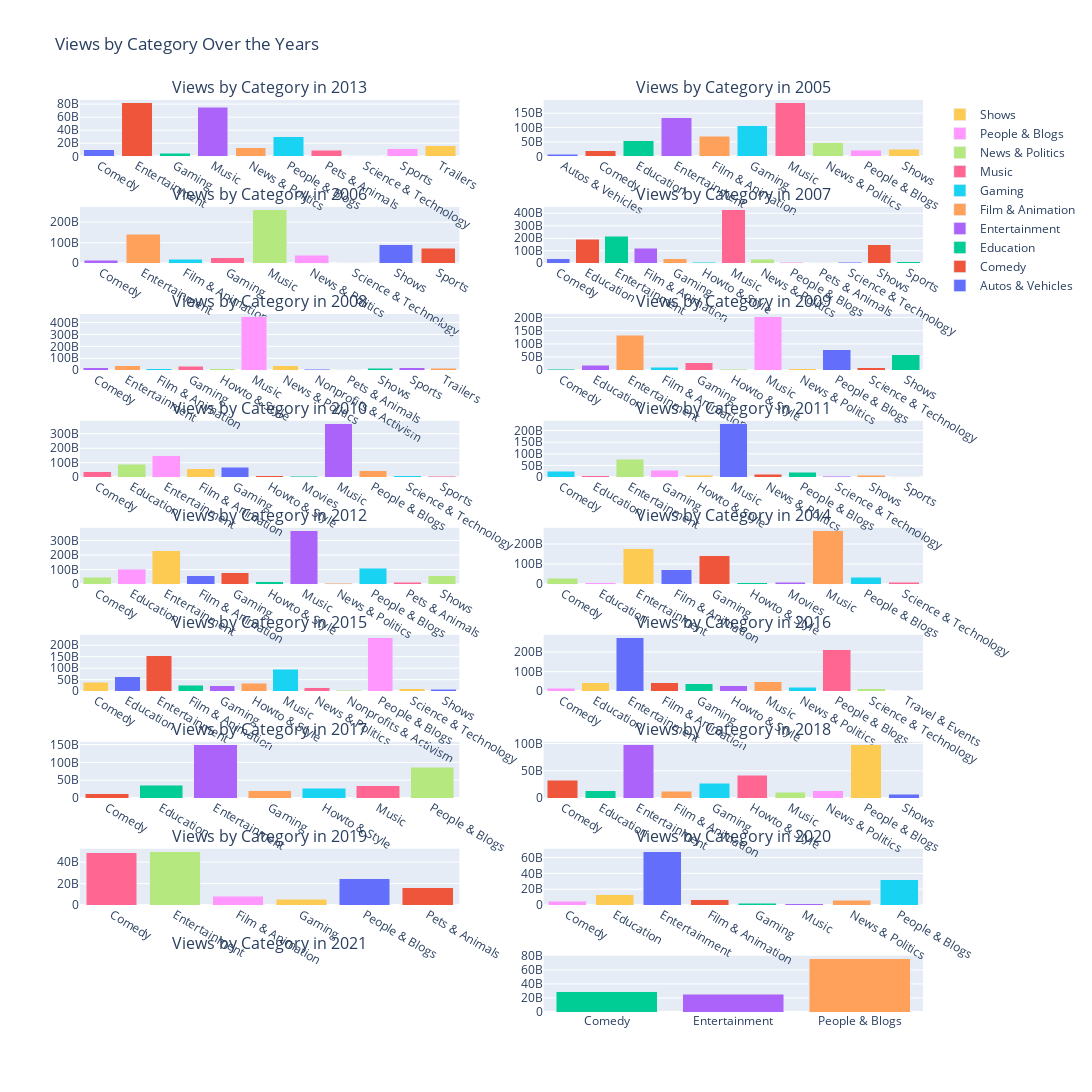

Notebook cell for this chart:
### Code cell
#Category Over the years

def plot_views_by_category(df):
    # Group by 'Category' and 'Started', then calculate the sum of 'Video Views'
    df_grouped = df.groupby(['Category', 'Started'])['Video Views'].sum().reset_index()

    # Get unique years and categories
    years = df_grouped['Started'].unique()
    categories = df_grouped['Category'].unique()

    # Create subplots: 2 columns, as many rows as needed
    fig = sp.make_subplots(rows=len(years)//2 + len(years)%2, cols=2, subplot_titles=[f'Views by Category in {year}' for year in years])

    # Create a separate bar plot for each year
    for i, year in enumerate(years, start=1):
        df_year = df_grouped[df_grouped['Started'] == year]
        for category in categories:
            if category in df_year['Category'].values:
                fig.add_trace(go.Bar(x=[category], y=df_year[df_year['Category'] == category]['Video Views'], name=category, showlegend=(i==1)), row=(i+1)//2, col=i%2+1)

    fig.update_layout(barmode='stack', title_text='Views by Category Over the Years', height=2800, width=1200)
    fig.show()

# Call the function with your DataFrame
plot_views_by_category(df)

### Figure 1 — Plotly figure (JSON) as saved in the notebook; plotly's stock layout.template omitted (floating-point values rounded to 4 significant figures)
{"data": [{"name": "Autos & Vehicles", "showlegend": true, "type": "bar", "x": ["Autos & Vehicles"], "xaxis": "x2", "y": [7666147546], "yaxis": "y2"}, {"name": "Comedy", "showlegend": true, "type": "bar", "x": ["Comedy"], "xaxis": "x2", "y": [18859442098], "yaxis": "y2"}, {"name": "Education", "showlegend": true, "type": "bar", "x": ["Education"], "xaxis": "x2", "y": [54367139612], "yaxis": "y2"}, {"name": "Entertainment", "showlegend": true, "type": "bar", "x": ["Entertainment"], "xaxis": "x2", "y": [134485017279], "yaxis": "y2"}, {"name": "Film & Animation", "showlegend": true, "type": "bar", "x": ["Film & Animation"], "xaxis": "x2", "y": [70663857207], "yaxis": "y2"}, {"name": "Gaming", "showlegend": true, "type": "bar", "x": ["Gaming"], "xaxis": "x2", "y": [106868860544], "yaxis": "y2"}, {"name": "Music", "showlegend": true, "type": "bar", "x": ["Music"], "xaxis": "x2", "y": [186258504103], "yaxis": "y2"}, {"name": "News & Politics", "showlegend": true, "type": "bar", "x": ["News & Politics"], "xaxis": "x2", "y": [47287513931], "yaxis": "y2"}, {"name": "People & Blogs", "showlegend": true, "type": "bar", "x": ["People & Blogs"], "xaxis": "x2", "y": [20301747633], "yaxis": "y2"}, {"name": "Shows", "showlegend": true, "type": "bar", "x": ["Shows"], "xaxis": "x2", "y": [24877253618], "yaxis": "y2"}, {"name": "Comedy", "showlegend": false, "type": "bar", "x": ["Comedy"], "xaxis": "x", "y": [10274551358], "yaxis": "y"}, {"name": "Entertainment", "showlegend": false, "type": "bar", "x": ["Entertainment"], "xaxis": "x", "y": [81997060849], "yaxis": "y"}, {"name": "Gaming", "showlegend": false, "type": "bar", "x": ["Gaming"], "xaxis": "x", "y": [4489317917], "yaxis": "y"}, {"name": "Music", "showlegend": false, "type": "bar", "x": ["Music"], "xaxis": "x", "y": [75196777210], "yaxis": "y"}, {"name": "News & Politics", "showlegend": false, "type": "bar", "x": ["News & Politics"], "xaxis": "x", "y": [13163310550], "yaxis": "y"}, {"name": "People & Blogs", "showlegend": false, "type": "bar", "x": ["People & Blogs"], "xaxis": "x", "y": [29727102158], "yaxis": "y"}, {"name": "Pets & Animals", "showlegend": false, "type": "bar", "x": ["Pets & Animals"], "xaxis": "x", "y": [9296738948], "yaxis": "y"}, {"name": "Science & Technology", "showlegend": false, "type": "bar", "x": ["Science & Technology"], "xaxis": "x", "y": [942922750], "yaxis": "y"}, {"name": "Sports", "showlegend": false, "type": "bar", "x": ["Sports"], "xaxis": "x", "y": [11509656903], "yaxis": "y"}, {"name": "Trailers", "showlegend": false, "type": "bar", "x": ["Trailers"], "xaxis": "x", "y": [16198667693], "yaxis": "y"}, {"name": "Comedy", "showlegend": false, "type": "bar", "x": ["Comedy"], "xaxis": "x4", "y": [36642991685], "yaxis": "y4"}, {"name": "Education", "showlegend": false, "type": "bar", "x": ["Education"], "xaxis": "x4", "y": [191756841121], "yaxis": "y4"}, {"name": "Entertainment", "showlegend": false, "type": "bar", "x": ["Entertainment"], "xaxis": "x4", "y": [214898528645], "yaxis": "y4"}, {"name": "Film & Animation", "showlegend": false, "type": "bar", "x": ["Film & Animation"], "xaxis": "x4", "y": [120759629244], "yaxis": "y4"}, {"name": "Gaming", "showlegend": false, "type": "bar", "x": ["Gaming"], "xaxis": "x4", "y": [36067572653], "yaxis": "y4"}, {"name": "Howto & Style", "showlegend": false, "type": "bar", "x": ["Howto & Style"], "xaxis": "x4", "y": [8521625672], "yaxis": "y4"}, {"name": "Music", "showlegend": false, "type": "bar", "x": ["Music"], "xaxis": "x4", "y": [428179704608], "yaxis": "y4"}, {"name": "News & Politics", "showlegend": false, "type": "bar", "x": ["News & Politics"], "xaxis": "x4", "y": [31243025280], "yaxis": "y4"}, {"name": "People & Blogs", "showlegend": false, "type": "bar", "x": ["People & Blogs"], "xaxis": "x4", "y": [9033617609], "yaxis": "y4"}, {"name": "Pets & Animals", "showlegend": false, "type": "bar", "x": ["Pets & Animals"], "xaxis": "x4", "y": [5050463518], "yaxis": "y4"}, {"name": "Science & Technology", "showlegend": false, "type": "bar", "x": ["Science & Technology"], "xaxis": "x4", "y": [6838089778], "yaxis": "y4"}, {"name": "Shows", "showlegend": false, "type": "bar", "x": ["Shows"], "xaxis": "x4", "y": [148047499269], "yaxis": "y4"}, {"name": "Sports", "showlegend": false, "type": "bar", "x": ["Sports"], "xaxis": "x4", "y": [13481989718], "yaxis": "y4"}, {"name": "Comedy", "showlegend": false, "type": "bar", "x": ["Comedy"], "xaxis": "x3", "y": [14734031860], "yaxis": "y3"}, {"name": "Entertainment", "showlegend": false, "type": "bar", "x": ["Entertainment"], "xaxis": "x3", "y": [140642878415], "yaxis": "y3"}, {"name": "Film & Animation", "showlegend": false, "type": "bar", "x": ["Film & Animation"], "xaxis": "x3", "y": [19854373339], "yaxis": "y3"}, {"name": "Gaming", "showlegend": false, "type": "bar", "x": ["Gaming"], "xaxis": "x3", "y": [26849106682], "yaxis": "y3"}, {"name": "Music", "showlegend": false, "type": "bar", "x": ["Music"], "xaxis": "x3", "y": [259834025305], "yaxis": "y3"}, {"name": "News & Politics", "showlegend": false, "type": "bar", "x": ["News & Politics"], "xaxis": "x3", "y": [39353595168], "yaxis": "y3"}, {"name": "Science & Technology", "showlegend": false, "type": "bar", "x": ["Science & Technology"], "xaxis": "x3", "y": [2527403149], "yaxis": "y3"}, {"name": "Shows", "showlegend": false, "type": "bar", "x": ["Shows"], "xaxis": "x3", "y": [91117292875], "yaxis": "y3"}, {"name": "Sports", "showlegend": false, "type": "bar", "x": ["Sports"], "xaxis": "x3", "y": [73577695222], "yaxis": "y3"}, {"name": "Comedy", "showlegend": false, "type": "bar", "x": ["Comedy"], "xaxis": "x6", "y": [3455406720], "yaxis": "y6"}, {"name": "Education", "showlegend": false, "type": "bar", "x": ["Education"], "xaxis": "x6", "y": [19319626738], "yaxis": "y6"}, {"name": "Entertainment", "showlegend": false, "type": "bar", "x": ["Entertainment"], "xaxis": "x6", "y": [133520299707], "yaxis": "y6"}, {"name": "Film & Animation", "showlegend": false, "type": "bar", "x": ["Film & Animation"], "xaxis": "x6", "y": [12212768270], "yaxis": "y6"}, {"name": "Gaming", "showlegend": false, "type": "bar", "x": ["Gaming"], "xaxis": "x6", "y": [29282544205], "yaxis": "y6"}, {"name": "Howto & Style", "showlegend": false, "type": "bar", "x": ["Howto & Style"], "xaxis": "x6", "y": [3042860405], "yaxis": "y6"}, {"name": "Music", "showlegend": false, "type": "bar", "x": ["Music"], "xaxis": "x6", "y": [202943080970], "yaxis": "y6"}, {"name": "News & Politics", "showlegend": false, "type": "bar", "x": ["News & Politics"], "xaxis": "x6", "y": [6251404518], "yaxis": "y6"}, {"name": "People & Blogs", "showlegend": false, "type": "bar", "x": ["People & Blogs"], "xaxis": "x6", "y": [76747495622], "yaxis": "y6"}, {"name": "Science & Technology", "showlegend": false, "type": "bar", "x": ["Science & Technology"], "xaxis": "x6", "y": [9887503937], "yaxis": "y6"}, {"name": "Shows", "showlegend": false, "type": "bar", "x": ["Shows"], "xaxis": "x6", "y": [57825649653], "yaxis": "y6"}, {"name": "Comedy", "showlegend": false, "type": "bar", "x": ["Comedy"], "xaxis": "x5", "y": [21205970232], "yaxis": "y5"}, {"name": "Entertainment", "showlegend": false, "type": "bar", "x": ["Entertainment"], "xaxis": "x5", "y": [35886624258], "yaxis": "y5"}, {"name": "Film & Animation", "showlegend": false, "type": "bar", "x": ["Film & Animation"], "xaxis": "x5", "y": [10577648135], "yaxis": "y5"}, {"name": "Gaming", "showlegend": false, "type": "bar", "x": ["Gaming"], "xaxis": "x5", "y": [34857524906], "yaxis": "y5"}, {"name": "Howto & Style", "showlegend": false, "type": "bar", "x": ["Howto & Style"], "xaxis": "x5", "y": [10999656947], "yaxis": "y5"}, {"name": "Music", "showlegend": false, "type": "bar", "x": ["Music"], "xaxis": "x5", "y": [448198100511], "yaxis": "y5"}, {"name": "News & Politics", "showlegend": false, "type": "bar", "x": ["News & Politics"], "xaxis": "x5", "y": [39006750390], "yaxis": "y5"}, {"name": "Nonprofits & Activism", "showlegend": false, "type": "bar", "x": ["Nonprofits & Activism"], "xaxis": "x5", "y": [7025367828], "yaxis": "y5"}, {"name": "Pets & Animals", "showlegend": false, "type": "bar", "x": ["Pets & Animals"], "xaxis": "x5", "y": [4212409776], "yaxis": "y5"}, {"name": "Shows", "showlegend": false, "type": "bar", "x": ["Shows"], "xaxis": "x5", "y": [15855344146], "yaxis": "y5"}, {"name": "Sports", "showlegend": false, "type": "bar", "x": ["Sports"], "xaxis": "x5", "y": [22333090767], "yaxis": "y5"}, {"name": "Trailers", "showlegend": false, "type": "bar", "x": ["Trailers"], "xaxis": "x5", "y": [16071519784], "yaxis": "y5"}, {"name": "Comedy", "showlegend": false, "type": "bar", "x": ["Comedy"], "xaxis": "x8", "y": [24862596285], "yaxis": "y8"}, {"name": "Education", "showlegend": false, "type": "bar", "x": ["Education"], "xaxis": "x8", "y": [5320463476], "yaxis": "y8"}, {"name": "Entertainment", "showlegend": false, "type": "bar", "x": ["Entertainment"], "xaxis": "x8", "y": [77582258720], "yaxis": "y8"}, {"name": "Gaming", "showlegend": false, "type": "bar", "x": ["Gaming"], "xaxis": "x8", "y": [28851883250], "yaxis": "y8"}, {"name": "Howto & Style", "showlegend": false, "type": "bar", "x": ["Howto & Style"], "xaxis": "x8", "y": [8933681887], "yaxis": "y8"}, {"name": "Music", "showlegend": false, "type": "bar", "x": ["Music"], "xaxis": "x8", "y": [229211712087], "yaxis": "y8"}, {"name": "News & Politics", "showlegend": false, "type": "bar", "x": ["News & Politics"], "xaxis": "x8", "y": [13366977081], "yaxis": "y8"}, {"name": "People & Blogs", "showlegend": false, "type": "bar", "x": ["People & Blogs"], "xaxis": "x8", "y": [20080280230], "yaxis": "y8"}, {"name": "Science & Technology", "showlegend": false, "type": "bar", "x": ["Science & Technology"], "xaxis": "x8", "y": [4413653121], "yaxis": "y8"}, {"name": "Shows", "showlegend": false, "type": "bar", "x": ["Shows"], "xaxis": "x8", "y": [8058549344], "yaxis": "y8"}, {"name": "Sports", "showlegend": false, "type": "bar", "x": ["Sports"], "xaxis": "x8", "y": [2430526081], "yaxis": "y8"}, {"name": "Comedy", "showlegend": false, "type": "bar", "x": ["Comedy"], "xaxis": "x7", "y": [36202953338], "yaxis": "y7"}, {"name": "Education", "showlegend": false, "type": "bar", "x": ["Education"], "xaxis": "x7", "y": [87916829833], "yaxis": "y7"}, {"name": "Entertainment", "showlegend": false, "type": "bar", "x": ["Entertainment"], "xaxis": "x7", "y": [148459036660], "yaxis": "y7"}, {"name": "Film & Animation", "showlegend": false, "type": "bar", "x": ["Film & Animation"], "xaxis": "x7", "y": [56876238791], "yaxis": "y7"}, {"name": "Gaming", "showlegend": false, "type": "bar", "x": ["Gaming"], "xaxis": "x7", "y": [67363891792], "yaxis": "y7"}, {"name": "Howto & Style", "showlegend": false, "type": "bar", "x": ["Howto & Style"], "xaxis": "x7", "y": [10319909614], "yaxis": "y7"}, {"name": "Movies", "showlegend": false, "type": "bar", "x": ["Movies"], "xaxis": "x7", "y": [5274337335], "yaxis": "y7"}, {"name": "Music", "showlegend": false, "type": "bar", "x": ["Music"], "xaxis": "x7", "y": [369638306312], "yaxis": "y7"}, {"name": "People & Blogs", "showlegend": false, "type": "bar", "x": ["People & Blogs"], "xaxis": "x7", "y": [45525806639], "yaxis": "y7"}, {"name": "Science & Technology", "showlegend": false, "type": "bar", "x": ["Science & Technology"], "xaxis": "x7", "y": [10946092882], "yaxis": "y7"}, {"name": "Sports", "showlegend": false, "type": "bar", "x": ["Sports"], "xaxis": "x7", "y": [4983967272], "yaxis": "y7"}, {"name": "Comedy", "showlegend": false, "type": "bar", "x": ["Comedy"], "xaxis": "x10", "y": [29352372378], "yaxis": "y10"}, {"name": "Education", "showlegend": false, "type": "bar", "x": ["Education"], "xaxis": "x10", "y": [8144734008], "yaxis": "y10"}, {"name": "Entertainment", "showlegend": false, "type": "bar", "x": ["Entertainment"], "xaxis": "x10", "y": [175731486705], "yaxis": "y10"}, {"name": "Film & Animation", "showlegend": false, "type": "bar", "x": ["Film & Animation"], "xaxis": "x10", "y": [72855826586], "yaxis": "y10"}, {"name": "Gaming", "showlegend": false, "type": "bar", "x": ["Gaming"], "xaxis": "x10", "y": [141357264525], "yaxis": "y10"}, {"name": "Howto & Style", "showlegend": false, "type": "bar", "x": ["Howto & Style"], "xaxis": "x10", "y": [6927892203], "yaxis": "y10"}, {"name": "Movies", "showlegend": false, "type": "bar", "x": ["Movies"], "xaxis": "x10", "y": [8932231692], "yaxis": "y10"}, {"name": "Music", "showlegend": false, "type": "bar", "x": ["Music"], "xaxis": "x10", "y": [266632267629], "yaxis": "y10"}, {"name": "People & Blogs", "showlegend": false, "type": "bar", "x": ["People & Blogs"], "xaxis": "x10", "y": [35417819692], "yaxis": "y10"}, {"name": "Science & Technology", "showlegend": false, "type": "bar", "x": ["Science & Technology"], "xaxis": "x10", "y": [8379183445], "yaxis": "y10"}, {"name": "Comedy", "showlegend": false, "type": "bar", "x": ["Comedy"], "xaxis": "x9", "y": [48610292999], "yaxis": "y9"}, {"name": "Education", "showlegend": false, "type": "bar", "x": ["Education"], "xaxis": "x9", "y": [101208772440], "yaxis": "y9"}, {"name": "Entertainment", "showlegend": false, "type": "bar", "x": ["Entertainment"], "xaxis": "x9", "y": [230442265688], "yaxis": "y9"}, {"name": "Film & Animation", "showlegend": false, "type": "bar", "x": ["Film & Animation"], "xaxis": "x9", "y": [58117940833], "yaxis": "y9"}, {"name": "Gaming", "showlegend": false, "type": "bar", "x": ["Gaming"], "xaxis": "x9", "y": [78448620948], "yaxis": "y9"}, {"name": "Howto & Style", "showlegend": false, "type": "bar", "x": ["Howto & Style"], "xaxis": "x9", "y": [15476017819], "yaxis": "y9"}, {"name": "Music", "showlegend": false, "type": "bar", "x": ["Music"], "xaxis": "x9", "y": [368168909983], "yaxis": "y9"}, {"name": "News & Politics", "showlegend": false, "type": "bar", "x": ["News & Politics"], "xaxis": "x9", "y": [7205305527], "yaxis": "y9"}, {"name": "People & Blogs", "showlegend": false, "type": "bar", "x": ["People & Blogs"], "xaxis": "x9", "y": [107771560190], "yaxis": "y9"}, {"name": "Pets & Animals", "showlegend": false, "type": "bar", "x": ["Pets & Animals"], "xaxis": "x9", "y": [13481368747], "yaxis": "y9"}, {"name": "Shows", "showlegend": false, "type": "bar", "x": ["Shows"], "xaxis": "x9", "y": [59174831985], "yaxis": "y9"}, {"name": "Comedy", "showlegend": false, "type": "bar", "x": ["Comedy"], "xaxis": "x12", "y": [13602462540], "yaxis": "y12"}, {"name": "Education", "showlegend": false, "type": "bar", "x": ["Education"], "xaxis": "x12", "y": [44040188896], "yaxis": "y12"}, {"name": "Entertainment", "showlegend": false, "type": "bar", "x": ["Entertainment"], "xaxis": "x12", "y": [274533097631], "yaxis": "y12"}, {"name": "Film & Animation", "showlegend": false, "type": "bar", "x": ["Film & Animation"], "xaxis": "x12", "y": [42825113863], "yaxis": "y12"}, {"name": "Gaming", "showlegend": false, "type": "bar", "x": ["Gaming"], "xaxis": "x12", "y": [37746621762], "yaxis": "y12"}, {"name": "Howto & Style", "showlegend": false, "type": "bar", "x": ["Howto & Style"], "xaxis": "x12", "y": [27505429094], "yaxis": "y12"}, {"name": "Music", "showlegend": false, "type": "bar", "x": ["Music"], "xaxis": "x12", "y": [48161591915], "yaxis": "y12"}, {"name": "News & Politics", "showlegend": false, "type": "bar", "x": ["News & Politics"], "xaxis": "x12", "y": [19733010194], "yaxis": "y12"}, {"name": "People & Blogs", "showlegend": false, "type": "bar", "x": ["People & Blogs"], "xaxis": "x12", "y": [213177068145], "yaxis": "y12"}, {"name": "Science & Technology", "showlegend": false, "type": "bar", "x": ["Science & Technology"], "xaxis": "x12", "y": [11956901922], "yaxis": "y12"}, {"name": "Travel & Events", "showlegend": false, "type": "bar", "x": ["Travel & Events"], "xaxis": "x12", "y": [2955450684], "yaxis": "y12"}, {"name": "Comedy", "showlegend": false, "type": "bar", "x": ["Comedy"], "xaxis": "x11", "y": [38966069730], "yaxis": "y11"}, {"name": "Education", "showlegend": false, "type": "bar", "x": ["Education"], "xaxis": "x11", "y": [63279532084], "yaxis": "y11"}, {"name": "Entertainment", "showlegend": false, "type": "bar", "x": ["Entertainment"], "xaxis": "x11", "y": [154078149268], "yaxis": "y11"}, {"name": "Film & Animation", "showlegend": false, "type": "bar", "x": ["Film & Animation"], "xaxis": "x11", "y": [25560151694], "yaxis": "y11"}, {"name": "Gaming", "showlegend": false, "type": "bar", "x": ["Gaming"], "xaxis": "x11", "y": [22920710954], "yaxis": "y11"}, {"name": "Howto & Style", "showlegend": false, "type": "bar", "x": ["Howto & Style"], "xaxis": "x11", "y": [33701780058], "yaxis": "y11"}, {"name": "Music", "showlegend": false, "type": "bar", "x": ["Music"], "xaxis": "x11", "y": [95791452868], "yaxis": "y11"}, {"name": "News & Politics", "showlegend": false, "type": "bar", "x": ["News & Politics"], "xaxis": "x11", "y": [14090642521], "yaxis": "y11"}, {"name": "Nonprofits & Activism", "showlegend": false, "type": "bar", "x": ["Nonprofits & Activism"], "xaxis": "x11", "y": [2668391636], "yaxis": "y11"}, {"name": "People & Blogs", "showlegend": false, "type": "bar", "x": ["People & Blogs"], "xaxis": "x11", "y": [233208532134], "yaxis": "y11"}, {"name": "Science & Technology", "showlegend": false, "type": "bar", "x": ["Science & Technology"], "xaxis": "x11", "y": [10103932216], "yaxis": "y11"}, {"name": "Shows", "showlegend": false, "type": "bar", "x": ["Shows"], "xaxis": "x11", "y": [7708404844], "yaxis": "y11"}, {"name": "Comedy", "showlegend": false, "type": "bar", "x": ["Comedy"], "xaxis": "x14", "y": [32555848680], "yaxis": "y14"}, {"name": "Education", "showlegend": false, "type": "bar", "x": ["Education"], "xaxis": "x14", "y": [13114397456], "yaxis": "y14"}, {"name": "Entertainment", "showlegend": false, "type": "bar", "x": ["Entertainment"], "xaxis": "x14", "y": [98076713359], "yaxis": "y14"}, {"name": "Film & Animation", "showlegend": false, "type": "bar", "x": ["Film & Animation"], "xaxis": "x14", "y": [12796771688], "yaxis": "y14"}, {"name": "Gaming", "showlegend": false, "type": "bar", "x": ["Gaming"], "xaxis": "x14", "y": [27383243027], "yaxis": "y14"}, {"name": "Howto & Style", "showlegend": false, "type": "bar", "x": ["Howto & Style"], "xaxis": "x14", "y": [41802629573], "yaxis": "y14"}, {"name": "Music", "showlegend": false, "type": "bar", "x": ["Music"], "xaxis": "x14", "y": [10612049250], "yaxis": "y14"}, {"name": "News & Politics", "showlegend": false, "type": "bar", "x": ["News & Politics"], "xaxis": "x14", "y": [13061505690], "yaxis": "y14"}, {"name": "People & Blogs", "showlegend": false, "type": "bar", "x": ["People & Blogs"], "xaxis": "x14", "y": [98056516853], "yaxis": "y14"}, {"name": "Shows", "showlegend": false, "type": "bar", "x": ["Shows"], "xaxis": "x14", "y": [7223914427], "yaxis": "y14"}, {"name": "Comedy", "showlegend": false, "type": "bar", "x": ["Comedy"], "xaxis": "x13", "y": [12710071688], "yaxis": "y13"}, {"name": "Education", "showlegend": false, "type": "bar", "x": ["Education"], "xaxis": "x13", "y": [36598225807], "yaxis": "y13"}, {"name": "Entertainment", "showlegend": false, "type": "bar", "x": ["Entertainment"], "xaxis": "x13", "y": [149827524743], "yaxis": "y13"}, {"name": "Gaming", "showlegend": false, "type": "bar", "x": ["Gaming"], "xaxis": "x13", "y": [21101454707], "yaxis": "y13"}, {"name": "Howto & Style", "showlegend": false, "type": "bar", "x": ["Howto & Style"], "xaxis": "x13", "y": [28021876666], "yaxis": "y13"}, {"name": "Music", "showlegend": false, "type": "bar", "x": ["Music"], "xaxis": "x13", "y": [34886738576], "yaxis": "y13"}, {"name": "People & Blogs", "showlegend": false, "type": "bar", "x": ["People & Blogs"], "xaxis": "x13", "y": [86626790892], "yaxis": "y13"}, {"name": "Comedy", "showlegend": false, "type": "bar", "x": ["Comedy"], "xaxis": "x16", "y": [4775297096], "yaxis": "y16"}, {"name": "Education", "showlegend": false, "type": "bar", "x": ["Education"], "xaxis": "x16", "y": [13048239714], "yaxis": "y16"}, {"name": "Entertainment", "showlegend": false, "type": "bar", "x": ["Entertainment"], "xaxis": "x16", "y": [67552053795], "yaxis": "y16"}, {"name": "Film & Animation", "showlegend": false, "type": "bar", "x": ["Film & Animation"], "xaxis": "x16", "y": [6963014694], "yaxis": "y16"}, {"name": "Gaming", "showlegend": false, "type": "bar", "x": ["Gaming"], "xaxis": "x16", "y": [2358986498], "yaxis": "y16"}, {"name": "Music", "showlegend": false, "type": "bar", "x": ["Music"], "xaxis": "x16", "y": [1345839890], "yaxis": "y16"}, {"name": "News & Politics", "showlegend": false, "type": "bar", "x": ["News & Politics"], "xaxis": "x16", "y": [5973835941], "yaxis": "y16"}, {"name": "People & Blogs", "showlegend": false, "type": "bar", "x": ["People & Blogs"], "xaxis": "x16", "y": [31807310438], "yaxis": "y16"}, {"name": "Comedy", "showlegend": false, "type": "bar", "x": ["Comedy"], "xaxis": "x15", "y": [48944931205], "yaxis": "y15"}, {"name": "Entertainment", "showlegend": false, "type": "bar", "x": ["Entertainment"], "xaxis": "x15", "y": [49891430256], "yaxis": "y15"}, {"name": "Film & Animation", "showlegend": false, "type": "bar", "x": ["Film & Animation"], "xaxis": "x15", "y": [7980058405], "yaxis": "y15"}, {"name": "Gaming", "showlegend": false, "type": "bar", "x": ["Gaming"], "xaxis": "x15", "y": [5426458352], "yaxis": "y15"}, {"name": "People & Blogs", "showlegend": false, "type": "bar", "x": ["People & Blogs"], "xaxis": "x15", "y": [24511922234], "yaxis": "y15"}, {"name": "Pets & Animals", "showlegend": false, "type": "bar", "x": ["Pets & Animals"], "xaxis": "x15", "y": [15908801249], "yaxis": "y15"}, {"name": "Comedy", "showlegend": false, "type": "bar", "x": ["Comedy"], "xaxis": "x18", "y": [28836970638], "yaxis": "y18"}, {"name": "Entertainment", "showlegend": false, "type": "bar", "x": ["Entertainment"], "xaxis": "x18", "y": [24995862294], "yaxis": "y18"}, {"name": "People & Blogs", "showlegend": false, "type": "bar", "x": ["People & Blogs"], "xaxis": "x18", "y": [76138866520], "yaxis": "y18"}], "layout": {"annotations": [{"font": {"size": 16}, "showarrow": false, "text": "Views by Category in 2013", "x": 0.225, "xanchor": "center", "xref": "paper", "y": 1, "yanchor": "bottom", "yref": "paper"}, {"font": {"size": 16}, "showarrow": false, "text": "Views by Category in 2005", "x": 0.775, "xanchor": "center", "xref": "paper", "y": 1, "yanchor": "bottom", "yref": "paper"}, {"font": {"size": 16}, "showarrow": false, "text": "Views by Category in 2006", "x": 0.225, "xanchor": "center", "xref": "paper", "y": 0.8827, "yanchor": "bottom", "yref": "paper"}, {"font": {"size": 16}, "showarrow": false, "text": "Views by Category in 2007", "x": 0.775, "xanchor": "center", "xref": "paper", "y": 0.8827, "yanchor": "bottom", "yref": "paper"}, {"font": {"size": 16}, "showarrow": false, "text": "Views by Category in 2008", "x": 0.225, "xanchor": "center", "xref": "paper", "y": 0.7654, "yanchor": "bottom", "yref": "paper"}, {"font": {"size": 16}, "showarrow": false, "text": "Views by Category in 2009", "x": 0.775, "xanchor": "center", "xref": "paper", "y": 0.7654, "yanchor": "bottom", "yref": "paper"}, {"font": {"size": 16}, "showarrow": false, "text": "Views by Category in 2010", "x": 0.225, "xanchor": "center", "xref": "paper", "y": 0.6481, "yanchor": "bottom", "yref": "paper"}, {"font": {"size": 16}, "showarrow": false, "text": "Views by Category in 2011", "x": 0.775, "xanchor": "center", "xref": "paper", "y": 0.6481, "yanchor": "bottom", "yref": "paper"}, {"font": {"size": 16}, "showarrow": false, "text": "Views by Category in 2012", "x": 0.225, "xanchor": "center", "xref": "paper", "y": 0.5309, "yanchor": "bottom", "yref": "paper"}, {"font": {"size": 16}, "showarrow": false, "text": "Views by Category in 2014", "x": 0.775, "xanchor": "center", "xref": "paper", "y": 0.5309, "yanchor": "bottom", "yref": "paper"}, {"font": {"size": 16}, "showarrow": false, "text": "Views by Category in 2015", "x": 0.225, "xanchor": "center", "xref": "paper", "y": 0.4136, "yanchor": "bottom", "yref": "paper"}, {"font": {"size": 16}, "showarrow": false, "text": "Views by Category in 2016", "x": 0.775, "xanchor": "center", "xref": "paper", "y": 0.4136, "yanchor": "bottom", "yref": "paper"}, {"font": {"size": 16}, "showarrow": false, "text": "Views by Category in 2017", "x": 0.225, "xanchor": "center", "xref": "paper", "y": 0.2963, "yanchor": "bottom", "yref": "paper"}, {"font": {"size": 16}, "showarrow": false, "text": "Views by Category in 2018", "x": 0.775, "xanchor": "center", "xref": "paper", "y": 0.2963, "yanchor": "bottom", "yref": "paper"}, {"font": {"size": 16}, "showarrow": false, "text": "Views by Category in 2019", "x": 0.225, "xanchor": "center", "xref": "paper", "y": 0.179, "yanchor": "bottom", "yref": "paper"}, {"font": {"size": 16}, "showarrow": false, "text": "Views by Category in 2020", "x": 0.775, "xanchor": "center", "xref": "paper", "y": 0.179, "yanchor": "bottom", "yref": "paper"}, {"font": {"size": 16}, "showarrow": false, "text": "Views by Category in 2021", "x": 0.225, "xanchor": "center", "xref": "paper", "y": 0.06173, "yanchor": "bottom", "yref": "paper"}], "barmode": "stack", "height": 2800, "title": {"text": "Views by Category Over the Years"}, "width": 1200, "xaxis": {"anchor": "y", "domain": [0, 0.45]}, "xaxis10": {"anchor": "y10", "domain": [0.55, 1]}, "xaxis11": {"anchor": "y11", "domain": [0, 0.45]}, "xaxis12": {"anchor": "y12", "domain": [0.55, 1]}, "xaxis13": {"anchor": "y13", "domain": [0, 0.45]}, "xaxis14": {"anchor": "y14", "domain": [0.55, 1]}, "xaxis15": {"anchor": "y15", "domain": [0, 0.45]}, "xaxis16": {"anchor": "y16", "domain": [0.55, 1]}, "xaxis17": {"anchor": "y17", "domain": [0, 0.45]}, "xaxis18": {"anchor": "y18", "domain": [0.55, 1]}, "xaxis2": {"anchor": "y2", "domain": [0.55, 1]}, "xaxis3": {"anchor": "y3", "domain": [0, 0.45]}, "xaxis4": {"anchor": "y4", "domain": [0.55, 1]}, "xaxis5": {"anchor": "y5", "domain": [0, 0.45]}, "xaxis6": {"anchor": "y6", "domain": [0.55, 1]}, "xaxis7": {"anchor": "y7", "domain": [0, 0.45]}, "xaxis8": {"anchor": "y8", "domain": [0.55, 1]}, "xaxis9": {"anchor": "y9", "domain": [0, 0.45]}, "yaxis": {"anchor": "x", "domain": [0.9383, 1]}, "yaxis10": {"anchor": "x10", "domain": [0.4691, 0.5309]}, "yaxis11": {"anchor": "x11", "domain": [0.3519, 0.4136]}, "yaxis12": {"anchor": "x12", "domain": [0.3519, 0.4136]}, "yaxis13": {"anchor": "x13", "domain": [0.2346, 0.2963]}, "yaxis14": {"anchor": "x14", "domain": [0.2346, 0.2963]}, "yaxis15": {"anchor": "x15", "domain": [0.1173, 0.179]}, "yaxis16": {"anchor": "x16", "domain": [0.1173, 0.179]}, "yaxis17": {"anchor": "x17", "domain": [0, 0.06173]}, "yaxis18": {"anchor": "x18", "domain": [0, 0.06173]}, "yaxis2": {"anchor": "x2", "domain": [0.9383, 1]}, "yaxis3": {"anchor": "x3", "domain": [0.821, 0.8827]}, "yaxis4": {"anchor": "x4", "domain": [0.821, 0.8827]}, "yaxis5": {"anchor": "x5", "domain": [0.7037, 0.7654]}, "yaxis6": {"anchor": "x6", "domain": [0.7037, 0.7654]}, "yaxis7": {"anchor": "x7", "domain": [0.5864, 0.6481]}, "yaxis8": {"anchor": "x8", "domain": [0.5864, 0.6481]}, "yaxis9": {"anchor": "x9", "domain": [0.4691, 0.5309]}}}
